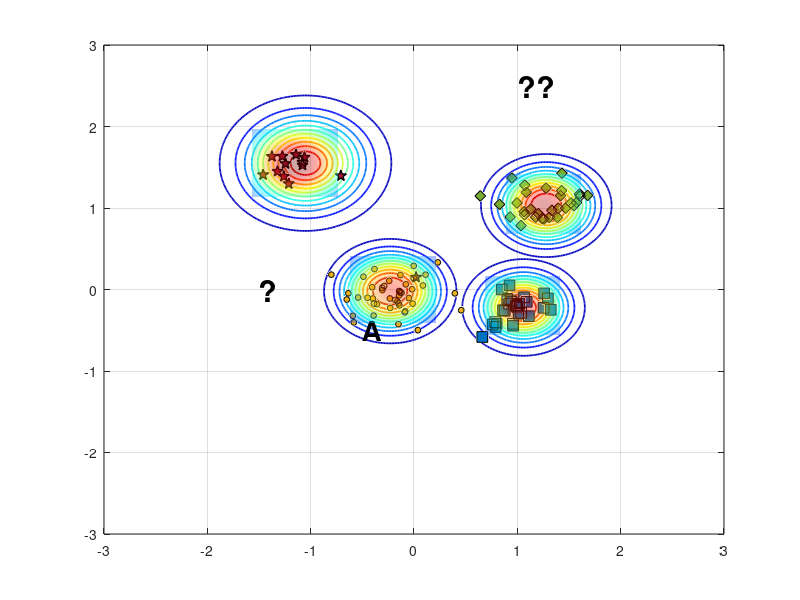

The MATLAB script that drew this image: (Note: this script raises an error after producing the figure.)
%% Reproduce EVM-style demo figure (no toolboxes)
clear; close all; clc; rng(7);

% ---------- 1) 合成四类二维数据 ----------
% 类中心（大致对应图中位置）
C_star  = [-1.15  1.55];   % 红色星
C_diam  = [ 1.25  1.05];   % 绿色菱形
C_square= [ 1.05 -0.20];   % 蓝色方块
C_dot   = [-0.20  0.00];   % 蓝色小点（被 A 标注影响的那簇）

% 协方差（控制每簇形状）
S = @(sx,sy,rho)[sx^2 rho*sx*sy; rho*sx*sy sy^2];
Sig_star   = S(0.18,0.20, 0.05);
Sig_diam   = S(0.22,0.18,-0.10);
Sig_square = S(0.20,0.16, 0.05);
Sig_dot    = S(0.25,0.18, 0.00);

% 从高斯采样（不用 mvnrnd）
sample = @(N,mu,SIG) (randn(N,2)*chol(SIG,'lower') + mu);

X_star   = sample(12,C_star,   Sig_star);
X_diam   = sample(30,C_diam,   Sig_diam);
X_square = sample(28,C_square, Sig_square);
X_dot    = sample(45,C_dot,    Sig_dot);

% 加一个“离群星”靠近 A（见原图左中）
X_star = [X_star; 0.02 0.15];

% ---------- 2) 底面散点与样式 ----------
figure('Color','w','Position',[100,100,800,600]);
hold on; box on; grid on;
z0 = 0; % 所有散点都放在 z=0 的平面

% 确保按照绘制顺序叠放，便于把散点置顶
set(gca,'SortMethod','childorder');

h_star   = scatter3(X_star(:,1),  X_star(:,2),  z0+zeros(size(X_star,1),1),  70, ...
        'pentagram', 'filled', 'MarkerEdgeColor','k', 'MarkerFaceColor',[0.635294 0.0784314 0.184314], 'LineWidth',1.0); % 红色五角星 #A2142F
h_diam   = scatter3(X_diam(:,1),  X_diam(:,2),  z0+zeros(size(X_diam,1),1),  60, ...
        'd', 'filled', 'MarkerEdgeColor','k', 'MarkerFaceColor',[0.466667 0.674510 0.188235]); % 绿色菱形 #77AC30
h_square = scatter3(X_square(:,1),X_square(:,2),z0+zeros(size(X_square,1),1),60, ...
        's', 'filled', 'MarkerEdgeColor','k', 'MarkerFaceColor',[0 0.447059 0.741176]); % 蓝色正方形 #0072BD
h_dot    = scatter3(X_dot(:,1),   X_dot(:,2),   z0+zeros(size(X_dot,1),1),   18, ...
        'o', 'filled', 'MarkerEdgeColor','k', 'MarkerFaceColor',[0.929412 0.694118 0.125490]); % 黄色圆形 #EDB120


% ---------- 3) ψ-model 等值环（彩色同心） ----------
% 采用带形状参的径向函数 psi(r) = exp(-(r/s)^t)
psi = @(X,Y,cx,cy,s,t) exp( - ( sqrt((X-cx).^2 + (Y-cy).^2) ./ s ).^t );

% 选几处“极端向量/代表点”（包含 A 所在）
EV = [ -0.23 -0.02 ;   % A 对应蓝点极端向量
        1.06 -0.22 ;   % 蓝方块
        1.28  1.03 ;   % 绿菱形
       -1.05  1.55 ];  % 红星
scale = [0.42, 0.36, 0.40, 0.48];   % 各自 scale
shape = [2.6,  2.2,  2.4,  2.0];    % 各自 shape

% 网格
[xg,yg] = meshgrid(linspace(-3,3,400));
colormap(jet); caxis([0 1]);

% 等高线层级（红到蓝：高到低）
levels = linspace(1.0,0.05,12);

for k = 1:size(EV,1)
    Z = psi(xg,yg,EV(k,1),EV(k,2),scale(k),shape(k));
    [~, h] = contour(xg,yg,Z,levels);    % 直接画在底面，保持颜色映射
    set(h,'LineWidth',1.25);

    % 将等高线明确压到 z=0（兼容不同 MATLAB 版本）
    ch = get(h,'Children');
    for ic = 1:numel(ch)
        zd = get(ch(ic),'ZData');
        if ~isempty(zd)
            set(ch(ic),'ZData',zeros(size(zd))); % 强制贴在 z=0
        end
    end
end

% 标出 A 与问号
text(-0.5,-0.5,0,'A','FontWeight','bold','FontSize',20,'Color','k');
text( 1, 2.5,0,'??','FontWeight','bold','FontSize',22,'Color','k');
text( -1.5,0,0,'?','FontWeight','bold','FontSize',22,'Color','k');

% ---------- 4) 上方半透明“钟形面”（表示类支持/概率） ----------
% 用四个高斯穹顶，中心与各簇一致
gauss2 = @(X,Y,cx,cy,s) exp(-((X-cx).^2 + (Y-cy).^2)/(2*s^2));
tops  = {C_star, C_diam, C_square, C_dot};
sigT  = [0.32 0.28 0.28 0.32];   % 调小 sigma，使穹顶更集中
amp   = [1.05 0.95 0.90 0.85];

% 抬高穹顶，并缩小每个穹顶的覆盖范围（为每个穹顶使用局部网格）
zlift      = 0.18;   % 统一抬高量（不改变颜色映射）
spanFactor = 1.3;    % 每个穹顶半宽 = spanFactor * sigma（越小覆盖越小）
gridN      = 121;    % 局部网格分辨率

for i=1:4
    cx = tops{i}(1); cy = tops{i}(2);
    span = spanFactor * sigT(i);
    [xgi,ygi] = meshgrid(linspace(cx - span, cx + span, gridN), ...
                         linspace(cy - span, cy + span, gridN));

    Zt = amp(i) * gauss2(xgi,ygi,cx,cy,sigT(i));
    % 用 Zt 作为颜色，Zt+zlift 作为高度，从而抬高且保留原色
    s1 = surf(xgi,ygi, Zt + zlift, Zt, 'EdgeColor','none', 'FaceAlpha',0.35);
end
shading interp; 
% camlight headlight; 
lighting gouraud;

% 将散点推到顶层
uistack([h_star h_diam h_square h_dot], 'top');

% ---------- 5) 轴、视角与观感 ----------
xlim([-2 2]); ylim([-1 3]); zlim([0 1.25]); view(47,21);
axis vis3d; daspect([1 1 0.8]);
set(gca,'FontName','Times New Roman','FontSize',12,'LineWidth',1);
% xlabel('x'); ylabel('y'); zlabel('score / \psi');

% 网格和背景风格
grid on; 
% set(gca,'GridAlpha',0.2,'MinorGridAlpha',0.2);
